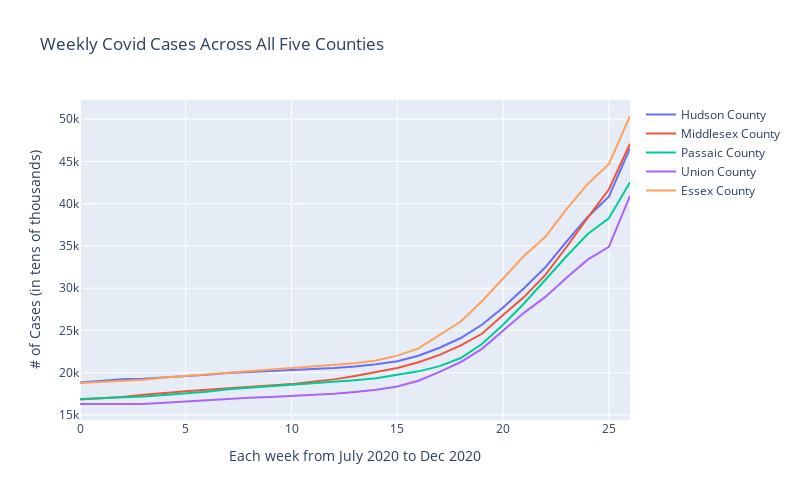

This figure's notebook cell:
### Markdown cell above
#### Plotting the Cases of the data

### Code cell
# Cases
fig = go.Figure()
for county in five_counties:
    fig.add_trace(go.Scatter(x=five_counties_cases_dataset[county].index, y=five_counties_cases_dataset[county], mode='lines', name=county))
fig.update_layout(
    title='Weekly Covid Cases Across All Five Counties',
    xaxis=dict(title='Each week from July 2020 to Dec 2020'),
    yaxis=dict(title='# of Cases (in tens of thousands)'),
    showlegend=True,
    width=800,
    height=500 
)

### Figure 1 — Plotly figure (JSON) as saved in the notebook; plotly's stock layout.template omitted (floating-point values rounded to 4 significant figures)
{"data": [{"mode": "lines", "name": "Hudson County ", "type": "scatter", "x": [0, 1, 2, 3, 4, 5, 6, 7, 8, 9, 10, 11, 12, 13, 14, 15, 16, 17, 18, 19, 20, 21, 22, 23, 24, 25, 26], "y": [18842, 19024, 19219, 19281, 19430, 19564, 19749, 19955, 20068, 20197, 20305, 20422, 20547, 20732, 20989, 21347, 22004, 22956, 24103, 25671, 27725, 30021, 32465, 35508, 38429, 40822, 46545]}, {"mode": "lines", "name": "Middlesex County ", "type": "scatter", "x": [0, 1, 2, 3, 4, 5, 6, 7, 8, 9, 10, 11, 12, 13, 14, 15, 16, 17, 18, 19, 20, 21, 22, 23, 24, 25, 26], "y": [16825, 16956, 17119, 17379, 17615, 17798, 17988, 18168, 18348, 18483, 18649, 18931, 19210, 19604, 20033, 20552, 21229, 22111, 23225, 24606, 26818, 28974, 31578, 34867, 38339, 41673, 47084]}, {"mode": "lines", "name": "Passaic County ", "type": "scatter", "x": [0, 1, 2, 3, 4, 5, 6, 7, 8, 9, 10, 11, 12, 13, 14, 15, 16, 17, 18, 19, 20, 21, 22, 23, 24, 25, 26], "y": [16894, 16978, 17127, 17196, 17370, 17550, 17748, 18039, 18223, 18416, 18560, 18719, 18877, 19113, 19343, 19768, 20160, 20775, 21734, 23388, 25682, 28213, 31047, 33780, 36414, 38270, 42521]}, {"mode": "lines", "name": "Union County ", "type": "scatter", "x": [0, 1, 2, 3, 4, 5, 6, 7, 8, 9, 10, 11, 12, 13, 14, 15, 16, 17, 18, 19, 20, 21, 22, 23, 24, 25, 26], "y": [16297, 16297, 16297, 16297, 16439, 16605, 16780, 16921, 17023, 17137, 17248, 17355, 17517, 17727, 17978, 18375, 19044, 20106, 21265, 22824, 24912, 27112, 28969, 31239, 33375, 34897, 40903]}, {"mode": "lines", "name": "Essex County ", "type": "scatter", "x": [0, 1, 2, 3, 4, 5, 6, 7, 8, 9, 10, 11, 12, 13, 14, 15, 16, 17, 18, 19, 20, 21, 22, 23, 24, 25, 26], "y": [18771, 18920, 19100, 19173, 19428, 19611, 19813, 20033, 20183, 20392, 20574, 20723, 20898, 21121, 21453, 22018, 22877, 24455, 26053, 28451, 31168, 33830, 36082, 39350, 42329, 44669, 50367]}], "layout": {"height": 500, "showlegend": true, "title": {"text": "Weekly Covid Cases Across All Five Counties"}, "width": 800, "xaxis": {"title": {"text": "Each week from July 2020 to Dec 2020"}}, "yaxis": {"title": {"text": "# of Cases (in tens of thousands)"}}}}
